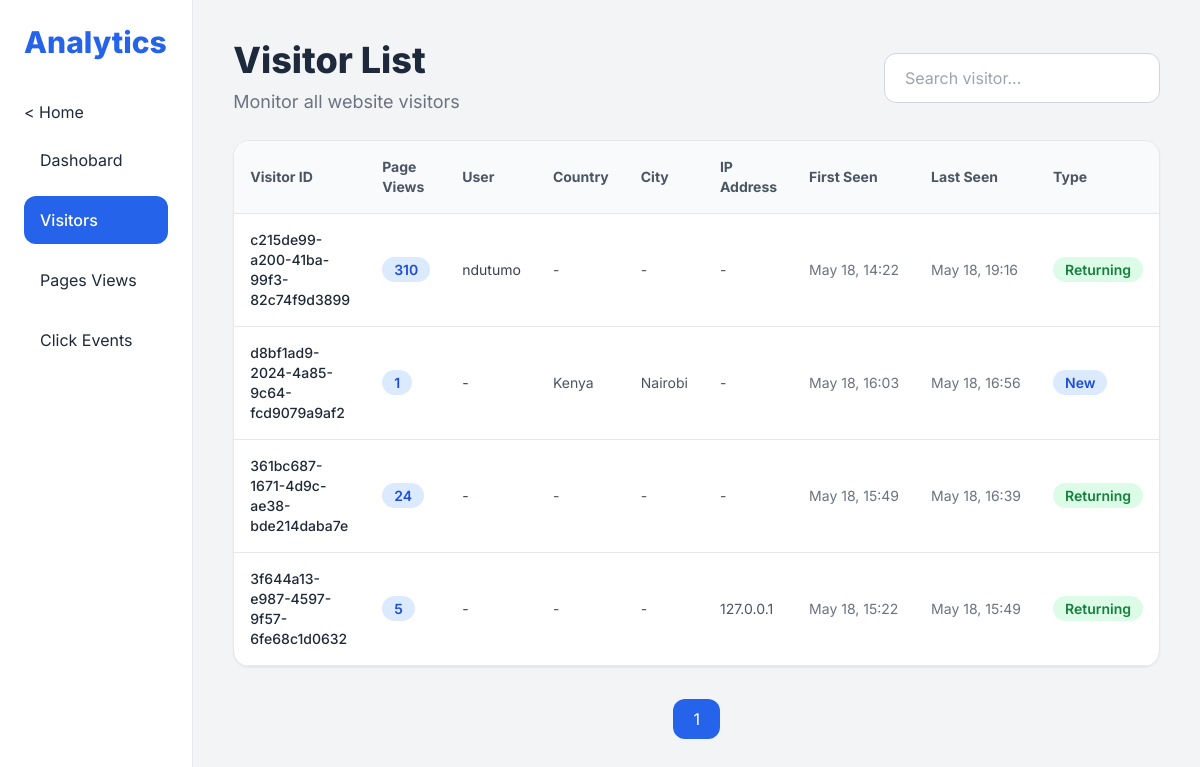
The app's page /userprofile/visit_list, older data.
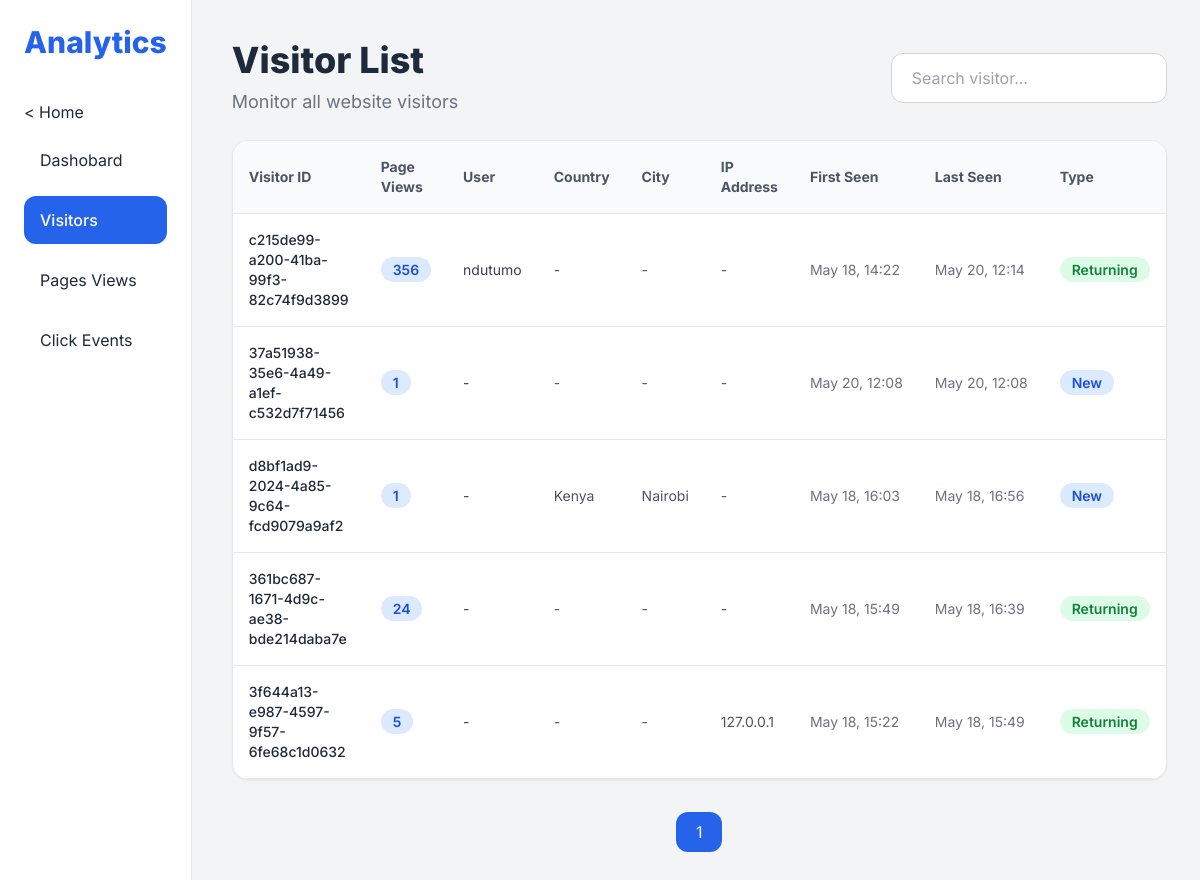
The same page, newer data.
### userprofile/models.py (models this page shows, shortened)
class Visitor(models.Model):
    visitor_id = models.CharField(max_length=120,unique=True)
    user = models.ForeignKey(User,null=True,blank=True,on_delete=models.SET_NULL)
    first_seen = models.DateTimeField(auto_now_add=True)
    last_seen = models.DateTimeField(auto_now=True)
    last_activity = models.DateTimeField(null=True,blank=True)
    visit_count = models.PositiveIntegerField(default=1)
    total_page_views = models.PositiveIntegerField(default=0)
    ip_address = models.GenericIPAddressField(null=True,blank=True)
    country = models.CharField(max_length=120,null=True,blank=True)
    region = models.CharField(max_length=120,null=True,blank=True)
    city = models.CharField(max_length=120,null=True,blank=True)
    timezone = models.CharField(max_length=120,null=True,blank=True)
    latitude = models.FloatField(null=True,blank=True)
    longitude = models.FloatField(null=True,blank=True)
    user_agent = models.TextField(null=True,blank=True)
    browser = models.CharField(max_length=120,null=True,blank=True)
    browser_version = models.CharField(max_length=50,null=True,blank=True)
    operating_system = models.CharField(max_length=120,null=True,blank=True)
    device_type = models.CharField(max_length=50,null=True,blank=True)
    device_brand = models.CharField(max_length=120,null=True,blank=True)
    is_mobile = models.BooleanField(default=False)
    is_tablet = models.BooleanField(default=False)
    is_desktop = models.BooleanField(default=True)
    referrer = models.URLField(null=True,blank=True)
    referrer_domain = models.CharField(max_length=255,null=True,blank=True)
    landing_page = models.CharField(max_length=500,null=True,blank=True)
    utm_source = models.CharField(max_length=255,null=True,blank=True)
    utm_medium = models.CharField(max_length=255,null=True,blank=True)
    utm_campaign = models.CharField(max_length=255,null=True,blank=True)
    is_bot = models.BooleanField(default=False)
    bot_name = models.CharField(max_length=120,null=True,blank=True)
    is_active = models.BooleanField(default=True)
    created_at = models.DateTimeField(auto_now_add=True)
    updated_at = models.DateTimeField(auto_now=True)
    class Meta:
        ordering = ["-last_seen"]

### userprofile/views.py (the view, shortened to what this page needs)
# urls.py: path('visit_list', views.visit_list, name='visit_list'),
def visit_list(request):
    search = request.GET.get("search", "")
    visitors = Visitor.objects.annotate(
        pageview_count=Count("pageview")
    ).order_by("-last_seen")
    paginator = Paginator(visitors, 25)
    page_number = request.GET.get("page")
    page_obj = paginator.get_page(page_number)
    context = {
        "page_obj": page_obj,
        "search": search,
    }
    return render(request,"userprofile/visit_list.html",context)

### userprofile/templates/userprofile/visit_list.html (shortened to what this page needs)
{% extends "userprofile/base_analytics.html" %}
{% block content %}
<div class="flex flex-col lg:flex-row lg:items-center justify-between gap-4 mb-6">
    <div>
        <h1 class="text-4xl font-extrabold">
            Visitor List
        </h1>
        <p class="text-gray-500 mt-2 text-lg">
            Monitor all website visitors
        </p>
    </div>
    <form method="GET">
        <input
            type="text"
            name="search"
            value="{{ search }}"
            placeholder="Search visitor..."
            class="bg-white border border-gray-300 px-5 py-3 rounded-xl outline-none focus:ring-2 focus:ring-blue-500"
        >
    </form>
</div>
<div class="bg-white rounded-2xl shadow-sm border overflow-hidden">
    <div class="overflow-x-auto">
        <table class="w-full text-sm">
            <thead class="bg-gray-50 border-b text-gray-600">
                <tr>
                    <th class="p-4 text-left">Visitor ID</th>
                    <th class="p-4 text-left">Page Views</th>
                    <th class="p-4 text-left">User</th>
                    <th class="p-4 text-left">Country</th>
                    <th class="p-4 text-left">City</th>
                    <th class="p-4 text-left">IP Address</th>
                    <th class="p-4 text-left">First Seen</th>
                    <th class="p-4 text-left">Last Seen</th>
                    <th class="p-4 text-left">Type</th>
                </tr>
            </thead>
            <tbody>
                {% for item in page_obj %}
                <tr class="border-b hover:bg-gray-50 transition">
                    <td class="p-4 font-medium text-gray-800">
                        {{ item.visitor_id }}
                    </td>
                    <td class="p-4">
                        <span class="px-3 py-1 rounded-full bg-blue-100 text-blue-700 text-sm font-semibold">
                            {{ item.pageview_count }}
                        </span>
                    </td>
                    <td class="p-4 text-gray-700">
                        {% if item.user %}
                            {{ item.user.username }}
                        {% else %}
                            -
                        {% endif %}
                    </td>
                    <td class="p-4 text-gray-600">
                        {{ item.country|default:"-" }}
                    </td>
                    <td class="p-4 text-gray-600">
                        {{ item.city|default:"-" }}
                    </td>
                    <td class="p-4 text-gray-600">
                        {{ item.ip_address|default:"-" }}
                    </td>
                    <td class="p-4 text-gray-500 whitespace-nowrap">
                        {{ item.first_seen|date:"M d, H:i" }}
                    </td>
                    <td class="p-4 text-gray-500 whitespace-nowrap">
                        {{ item.last_seen|date:"M d, H:i" }}
                    </td>
                    <td class="p-4">
                        {% if item.pageview_count > 1 %}
                            <span class="bg-green-100 text-green-700 px-3 py-1 rounded-full text-sm font-semibold">
                                Returning
                            </span>
                        {% else %}
                            <span class="bg-blue-100 text-blue-700 px-3 py-1 rounded-full text-sm font-semibold">
                                New
                            </span>
                        {% endif %}
                    </td>
                </tr>
                {% endfor %}
            </tbody>
        </table>
    </div>
</div>
<div class="flex justify-center items-center gap-3 mt-8">
    <span class="px-5 py-2 bg-blue-600 text-white rounded-xl">
        {{ page_obj.number }}
    </span>
</div>
{% endblock %}

Row changes from the older to the newer data that the page shows:
changed Visitor "c215de99-a200-41ba-99f3-82c74f9d3899": pageview_count "310" → "356"; last_seen "May 18, 19:16" → "May 20, 12:14"
added Visitor: visitor_id "37a51938-35e6-4a49-a1ef-c532d7f71456", pageview_count "1", country "-", city "-", ip_address "-", first_seen "May 20, 12:08", last_seen "May 20, 12:08", shows "New"
